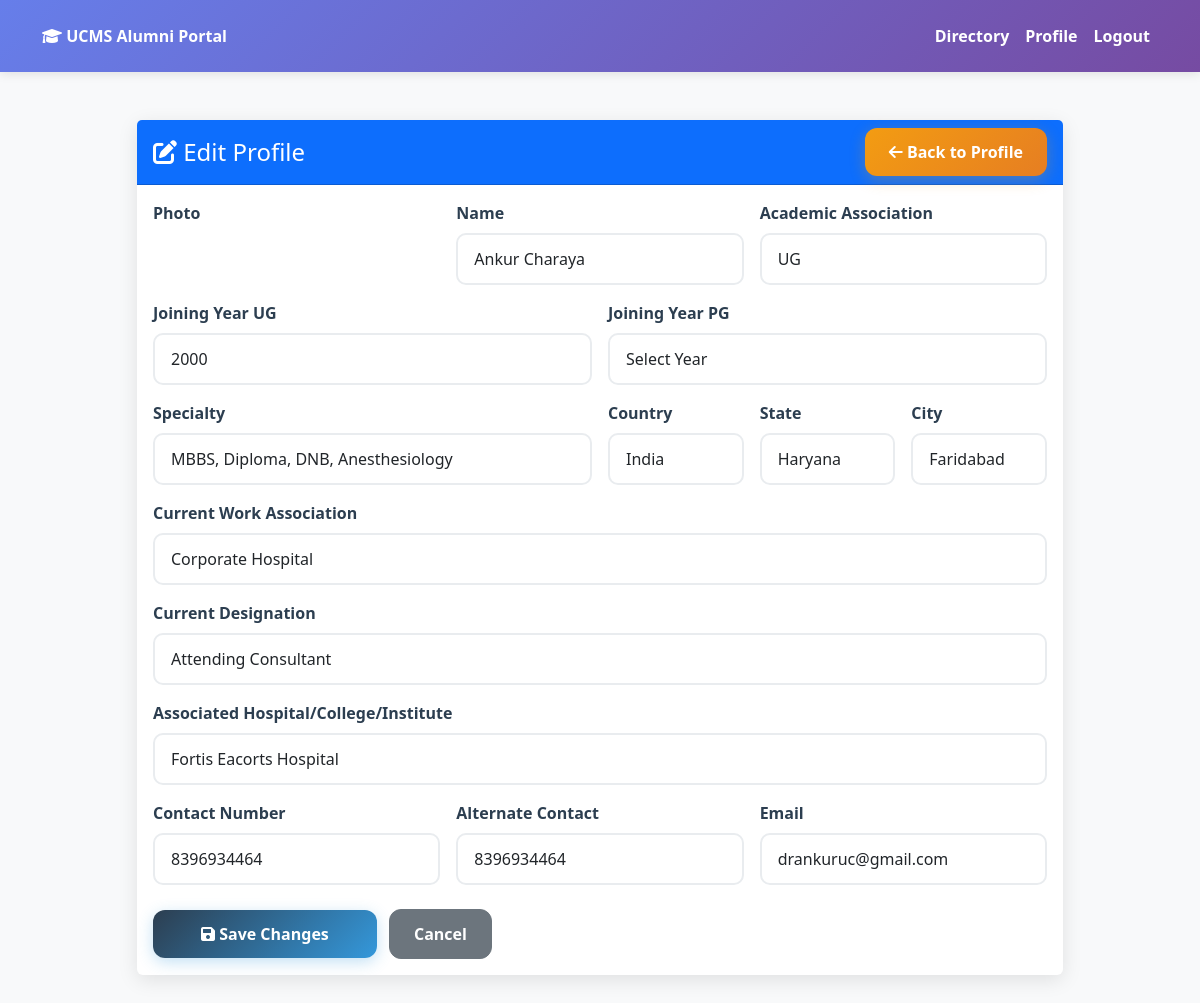
The page /edit-profile/ (signed in) on the database its author committed.
### alumni/models.py (models this page shows, shortened)
class Alumni(models.Model):
    STATUS_CHOICES = [
        ('pending', 'Pending'),
        ('approved', 'Approved'),
        ('rejected', 'Rejected'),
    ]
    user = models.OneToOneField(User, on_delete=models.CASCADE, null=True, blank=True)
    photo = models.ImageField(upload_to='alumni_photos/', null=True, blank=True)
    name = models.CharField(max_length=200)
    email = models.EmailField()
    academic_association = models.CharField(max_length=200)
    joining_year_ug = models.IntegerField()
    joining_year_pg = models.IntegerField(null=True, blank=True)
    specialty = models.CharField(max_length=200)
    country = models.CharField(max_length=100)
    state = models.CharField(max_length=100)
    city = models.CharField(max_length=100)
    current_work_association = models.CharField(max_length=200)
    current_designation = models.CharField(max_length=200)
    associated_hospital = models.CharField(max_length=200)
    phone_regex = RegexValidator(regex=r'^\+?1?\d{9,15}$', message="Phone number must be entered in the format: '+999999999'. Up to 15 digits allowed.")
    contact_number = models.CharField(validators=[phone_regex], max_length=17)
    alternate_contact = models.CharField(validators=[phone_regex], max_length=17, null=True, blank=True)
    status = models.CharField(max_length=20, choices=STATUS_CHOICES, default='pending')
    is_verified = models.BooleanField(default=False)
    created_at = models.DateTimeField(auto_now_add=True)
    updated_at = models.DateTimeField(auto_now=True)
    class Meta:
        verbose_name_plural = "Alumni"
        ordering = ['-created_at']

### alumni/views.py (the view)
# urls.py: path('edit-profile/', views.edit_profile_view, name='edit_profile'),
@login_required
def edit_profile_view(request):
    try:
        alumni = Alumni.objects.get(user=request.user)
    except Alumni.DoesNotExist:
        messages.error(request, 'Profile not found')
        return redirect('alumni:directory')
    if request.method == 'POST':
        form = AlumniRegistrationForm(request.POST, request.FILES, instance=alumni)
        if form.is_valid():
            form.save()
            messages.success(request, 'Profile updated successfully')
            return redirect('alumni:profile')
    else:
        form = AlumniRegistrationForm(instance=alumni)
    return render(request, 'alumni/edit_profile.html', {
        'form': form,
        'alumni': alumni
    })

### templates/alumni/edit_profile.html (shortened to what this page needs)
{% extends 'base.html' %}
{% load static %}
{% block content %}
<div class="container py-5">
    <div class="row justify-content-center">
        <div class="col-lg-10">
            <div class="card profile-card">
                <div class="card-header bg-primary text-white d-flex justify-content-between align-items-center">
                    <h4 class="mb-0">
                        <i class="fas fa-edit"></i> Edit Profile
                    </h4>
                    <a href="{% url 'alumni:profile' %}" class="btn btn-warning">
                        <i class="fas fa-arrow-left"></i> Back to Profile
                    </a>
                </div>
                <div class="card-body">
                    <form method="post" enctype="multipart/form-data">
                        <div class="row g-3">
                            <div class="col-md-4">
                                <label class="form-label">Photo</label>
                            </div>
                            <div class="col-md-4">
                                <label class="form-label">Name</label>
                                {{ form.name }}
                            </div>
                            <div class="col-md-4">
                                <label class="form-label">Academic Association</label>
                                {{ form.academic_association }}
                            </div>
                            <div class="col-md-6">
                                <label class="form-label">Joining Year UG</label>
                                {{ form.joining_year_ug }}
                            </div>
                            <div class="col-md-6">
                                <label class="form-label">Joining Year PG</label>
                                {{ form.joining_year_pg }}
                            </div>
                            <div class="col-md-6">
                                <label class="form-label">Specialty</label>
                                {{ form.specialty }}
                            </div>
                            <div class="col-md-2">
                                <label class="form-label">Country</label>
                                {{ form.country }}
                            </div>
                            <div class="col-md-2">
                                <label class="form-label">State</label>
                                {{ form.state }}
                            </div>
                            <div class="col-md-2">
                                <label class="form-label">City</label>
                                {{ form.city }}
                            </div>
                            <div class="col-12">
                                <label class="form-label">Current Work Association</label>
                                {{ form.current_work_association }}
                            </div>
                            <div class="col-12">
                                <label class="form-label">Current Designation</label>
                                {{ form.current_designation }}
                            </div>
                            <div class="col-12">
                                <label class="form-label">Associated Hospital/College/Institute</label>
                                {{ form.associated_hospital }}
                            </div>
                            <div class="col-md-4">
                                <label class="form-label">Contact Number</label>
                                {{ form.contact_number }}
                            </div>
                            <div class="col-md-4">
                                <label class="form-label">Alternate Contact</label>
                                {{ form.alternate_contact }}
                            </div>
                            <div class="col-md-4">
                                <label class="form-label">Email</label>
                                {{ form.email }}
                            </div>
                        </div>
                        <div class="mt-4">
                            <button type="submit" class="btn btn-primary px-5">
                                <i class="fas fa-save"></i> Save Changes
                            </button>
                            <a href="{% url 'alumni:profile' %}" class="btn btn-secondary ms-2">
                                Cancel
                            </a>
                        </div>
                    </form>
                </div>
            </div>
        </div>
    </div>
</div>
{% endblock %}

### static/css/style.css (style rules this page uses)
.no-screenshot { -webkit-user-select: none; -moz-user-select: none; -ms-user-select: none; user-select: none; -webkit-touch-callout: none; -webkit-tap-highlight-color: transparent; pointer-events: auto; }
.no-screenshot::before { content: ''; position: fixed; top: 0; left: 0; width: 100%; height: 100%; background: transparent; z-index: -1; pointer-events: none; }
:root { --primary-blue: #2c3e50; --secondary-blue: #34495e; --accent-orange: #f39c12; --light-blue: #3498db; --success-green: #27ae60; --danger-red: #e74c3c; --warning-yellow: #f1c40f; --light-gray: #ecf0f1; --dark-gray: #7f8c8d; }
body { font-family: 'Segoe UI', Tahoma, Geneva, Verdana, sans-serif; background-color: #f8f9fa; }
.profile-card { border: none; box-shadow: 0 5px 20px rgba(0, 0, 0, 0.1); }
.btn { border-radius: 12px; font-weight: 600; padding: 12px 24px; transition: all 0.3s ease; position: relative; overflow: hidden; }
.btn::before { content: ''; position: absolute; top: 0; left: -100%; width: 100%; height: 100%; background: linear-gradient(90deg, transparent, rgba(255, 255, 255, 0.2), transparent); transition: left 0.5s; }
.btn-primary { background: linear-gradient(135deg, var(--primary-blue), var(--light-blue)); border: none; box-shadow: 0 4px 15px rgba(52, 152, 219, 0.3); }
.btn-warning { background: linear-gradient(135deg, var(--accent-orange), #e67e22); border: none; color: white; box-shadow: 0 4px 15px rgba(243, 156, 18, 0.3); }
.form-control, .form-select { border-radius: 10px; border: 2px solid #e9ecef; padding: 12px 16px; transition: all 0.3s ease; background: white; }
.form-label { font-weight: 600; color: var(--primary-blue); margin-bottom: 8px; }
.card { animation: fadeIn 0.6s ease-out; transition: all 0.3s ease; }

### rows shown on the page
Alumni: name "Ankur Charaya", academic_association "UG", joining_year_ug "2000", joining_year_pg "Select Year", specialty "MBBS, Diploma, DNB, Anesthesiology", country "India", state "Haryana", city "Faridabad", current_work_association "Corporate Hospital", current_designation "Attending Consultant", associated_hospital "Fortis Eacorts Hospital", contact_number "8396934464", alternate_contact "8396934464", email "drankuruc@gmail.com"
